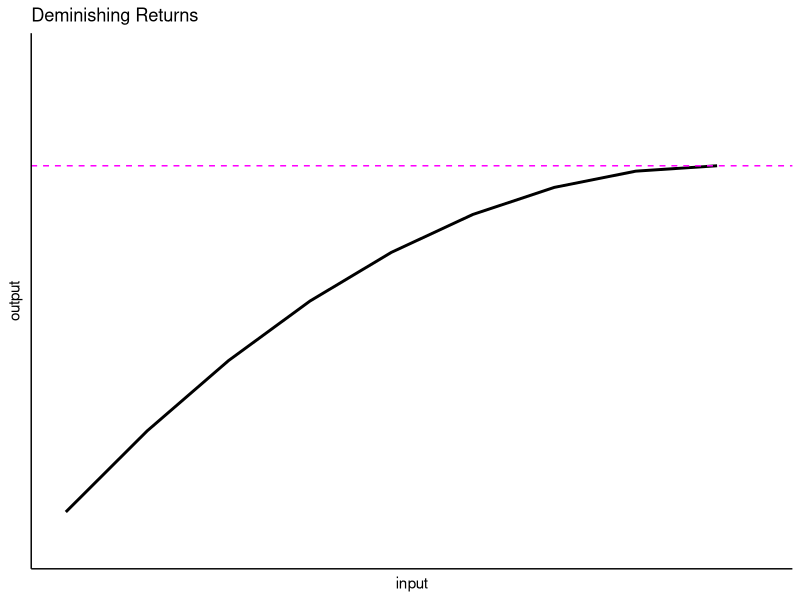
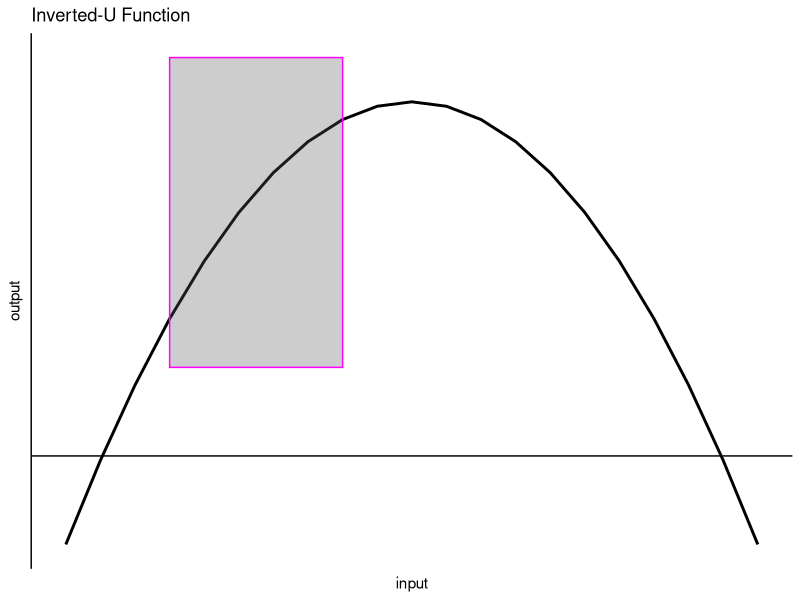

Reproduce these figures in R, in order.
## ---- chunk 1
#| label: fig-deminish
#| fig-cap: "Reduced return of investment with increasing input." 

library(ggplot2)
library(dplyr)

input = seq(-10, 10)
output = -(input^2) + 80
df = data.frame("input" = input, "output" = output)

df %>% 
  ggplot(aes(x = input, y = output))+ 
  geom_line(size = 1) +
  theme_classic()+
  theme(axis.text = element_blank(),
        axis.ticks = element_blank())+
  ggtitle("Deminishing Returns") +
  geom_hline(yintercept = 0) +
  #annotate("rect", xmin = -8, xmax = -4, ymin = 12, ymax = 70, alpha = 0.3, color = "magenta")+
  xlim(c(-8, 0.5))+
  ylim(c(10, 100))+
  geom_hline(yintercept = 80, color = "magenta", linetype = "dashed")

## ---- chunk 2
library(ggplot2)
library(dplyr)

input = seq(-10, 10)
output = -(input^2) + 80
df = data.frame("input" = input, "output" = output)

df %>% 
  ggplot(aes(x = input, y = output))+ 
  geom_line(size = 1) +
  theme_classic()+
  theme(axis.text = element_blank(),
        axis.ticks = element_blank(),
        axis.line.x = element_blank())+
  ggtitle("Inverted-U Function") +
  geom_hline(yintercept = 0) +
  annotate("rect", xmin = -7, xmax = -2, ymin = 20, ymax = 90, alpha = 0.3, color = "magenta")
  
